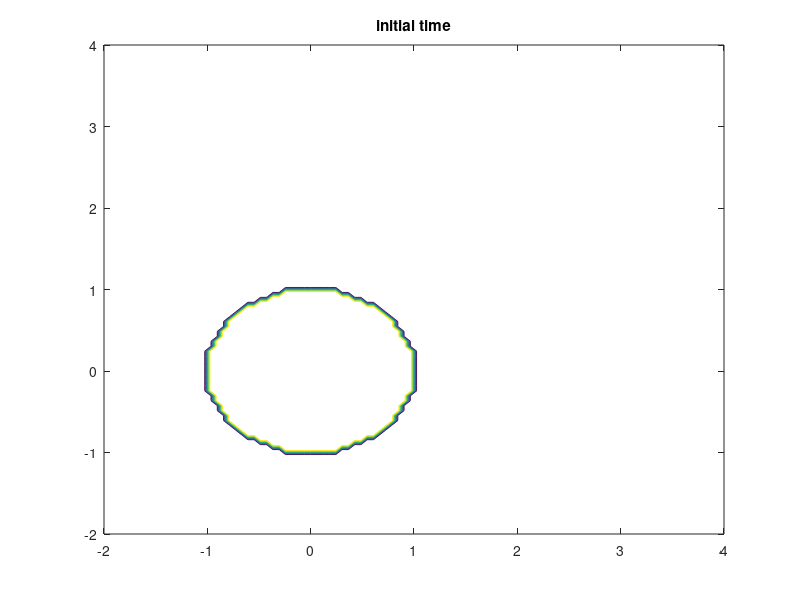
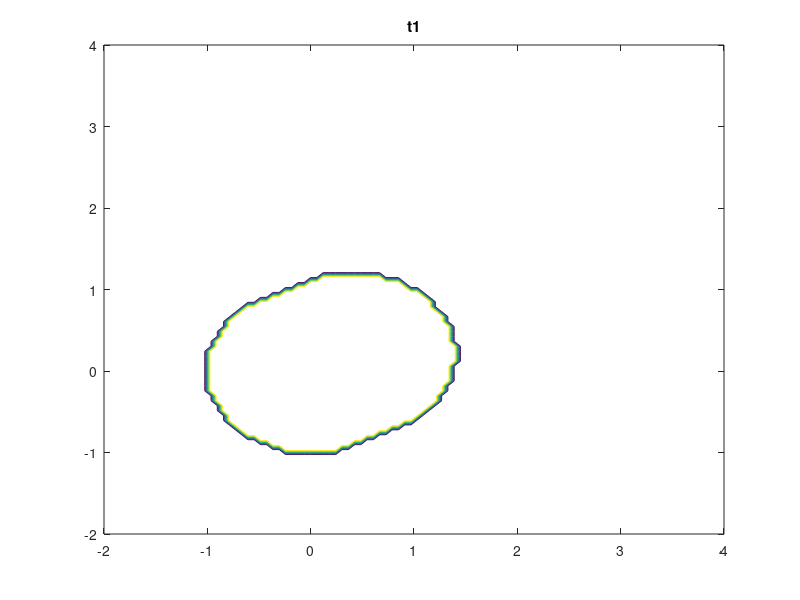
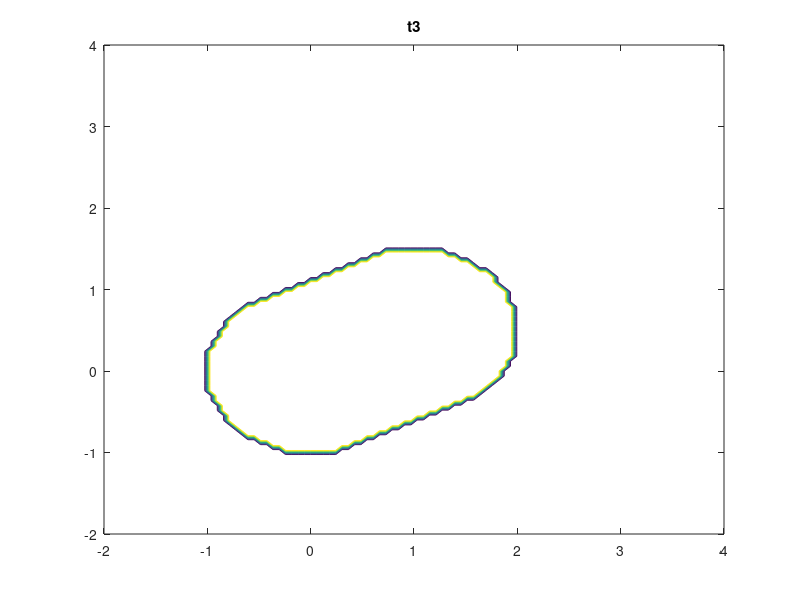
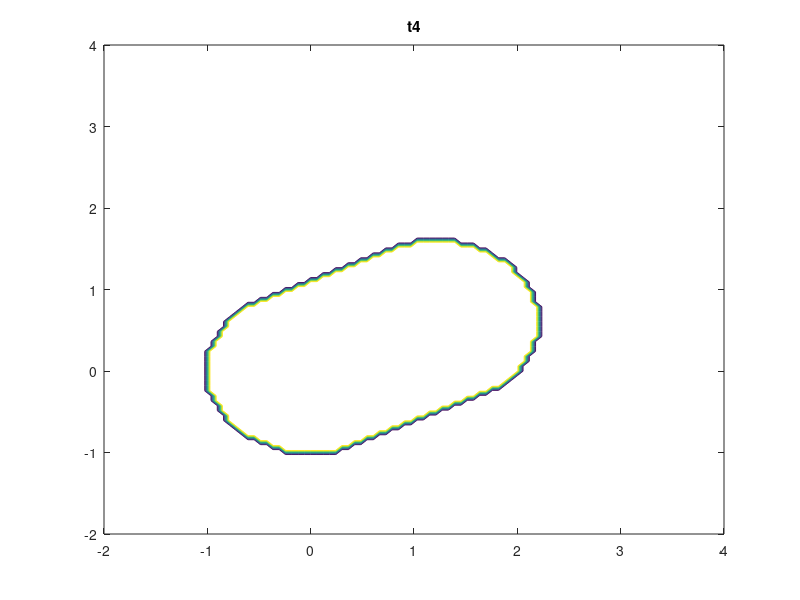

Write the MATLAB code that produced these figures, in order.
clear
clf
close all
q = 1;
w = @(x,y,t) (x-4.*t).^2 + (y-2.*t).^2;
x = linspace(-2,4);
y = linspace(-2,4);
[X,Y] = meshgrid(x,y);
R = zeros(length(x),length(y));
for t = 0:.005:.5
    L = w(X,Y,t);
    for i = 1:length(x)
        for j = 1:length(y)
            if L(i,j) <= 1
                R(i,j) = 1;
            end
        end
    end
    
	if t == 0
        figure(1)
        contour(X,Y,R)
        title('initial time')
    elseif t == .1
        figure(2)
        contour(X,Y,R)
        title('t1')
    elseif t == .25
        figure(3)
        contour(X,Y,R)
        title('t3')
    elseif t == .3
        figure(4)
        contour(X,Y,R)
        title('t4')
    elseif t == .4
        figure(5)
        contour(X,Y,R)
        title('t5')
        
    elseif t == .5
        figure(6)
        contour(X,Y,R)
        title('final time')
    end
end
